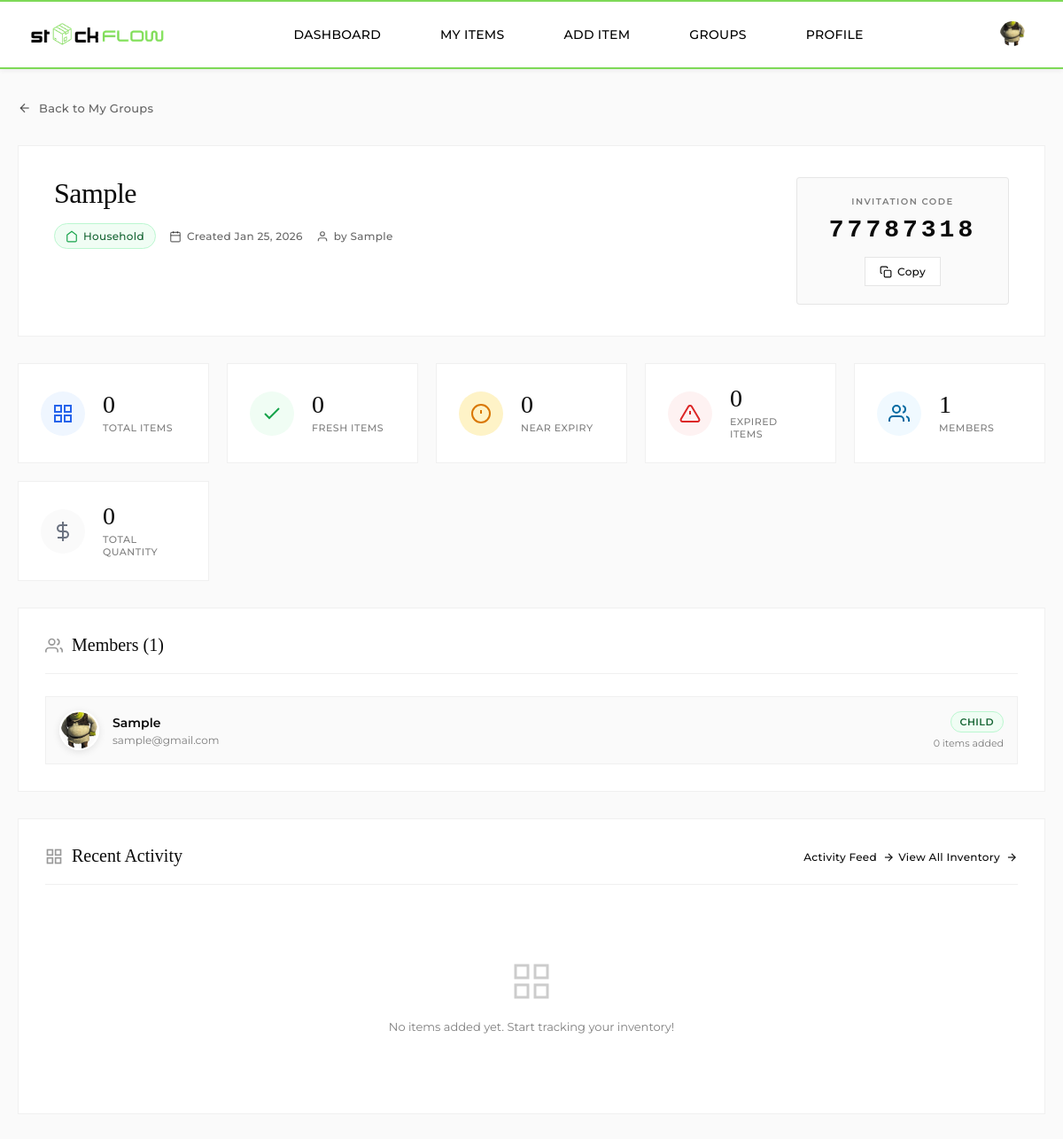
The page /user/customer/groups/group_details.php?id=1 (signed in) on the database its author committed.
### tables this page shows
CREATE TABLE `users` (
  `user_id` int(11) NOT NULL,
  `full_name` varchar(255) NOT NULL,
  `email` varchar(255) NOT NULL,
  `password` varchar(1000) NOT NULL,
  `img_name` varchar(255) DEFAULT NULL,
  `is_active` tinyint(1) DEFAULT 1,
  `last_login` timestamp NULL DEFAULT NULL,
  `role` enum('customer','grocery_admin') DEFAULT 'customer',
  `store_id` int(11) DEFAULT NULL,
  `created_at` timestamp NOT NULL DEFAULT current_timestamp(),
  `updated_at` timestamp NOT NULL DEFAULT current_timestamp() ON UPDATE current_timestamp()
);

CREATE TABLE `groups` (
  `group_id` int(11) NOT NULL,
  `group_name` varchar(255) NOT NULL,
  `group_type` enum('household','co_living','small_business') NOT NULL,
  `created_by` int(11) NOT NULL,
  `invitation_code` varchar(50) DEFAULT NULL,
  `created_at` timestamp NOT NULL DEFAULT current_timestamp()
);

CREATE TABLE `group_members` (
  `member_id` int(11) NOT NULL,
  `group_id` int(11) NOT NULL,
  `user_id` int(11) NOT NULL,
  `member_role` enum('parent','child','staff','member') DEFAULT 'member',
  `joined_at` timestamp NOT NULL DEFAULT current_timestamp()
);

### user/customer/groups/group_details.php (the view, shortened to what the rows shown need)
<?php
require_once __DIR__ . '/../../../includes/config.php';
$conn = getDBConnection();
$group_id = isset($_GET['id']) ? (int)$_GET['id'] : 0;
$group_stmt = $conn->prepare("
    SELECT
        g.group_id,
        g.group_name,
        g.group_type,
        g.invitation_code,
        g.created_at,
        u.full_name as created_by_name,
        COUNT(DISTINCT gm.user_id) as member_count,
        COUNT(DISTINCT ci.item_id) as total_items,
        SUM(CASE
            WHEN ci.expiry_date > DATE_ADD(CURDATE(), INTERVAL 7 DAY) THEN 1
            ELSE 0
        END) as fresh_items,
        SUM(CASE
            WHEN ci.expiry_date <= DATE_ADD(CURDATE(), INTERVAL 7 DAY)
            AND ci.expiry_date >= CURDATE() THEN 1
            ELSE 0
        END) as near_expiry_items,
        SUM(CASE
            WHEN ci.expiry_date < CURDATE() THEN 1
            ELSE 0
        END) as expired_items,
        SUM(ci.quantity) as total_quantity
    FROM groups g
    LEFT JOIN users u ON g.created_by = u.user_id
    LEFT JOIN group_members gm ON g.group_id = gm.group_id
    LEFT JOIN customer_items ci ON g.group_id = ci.group_id
    WHERE g.group_id = ?
    GROUP BY g.group_id
");
$group_stmt->bind_param("i", $group_id);
$group_stmt->execute();
$group = $group_stmt->get_result()->fetch_assoc();
$members_stmt = $conn->prepare("
    SELECT
        gm.member_id,
        gm.user_id,
        gm.member_role,
        gm.joined_at,
        u.full_name,
        u.email,
        u.img_name,
        COUNT(DISTINCT ci.item_id) as items_added
    FROM group_members gm
    JOIN users u ON gm.user_id = u.user_id
    LEFT JOIN customer_items ci ON gm.user_id = ci.created_by AND ci.group_id = ?
    WHERE gm.group_id = ?
    GROUP BY gm.member_id, gm.user_id, gm.member_role, gm.joined_at, u.full_name, u.email, u.img_name
    ORDER BY gm.joined_at ASC
");
$members_stmt->bind_param("ii", $group_id, $group_id);
$members_stmt->execute();
$members = $members_stmt->get_result();
$pageCss = '<link rel="stylesheet" href="' . htmlspecialchars($baseUrl) . '/includes/style/pages/group_details.css">';
require_once __DIR__ . '/../../../includes/header.php';
?>
<main class="group-details-page">
    <div class="group-details-container">
        <div class="group-header">
            <div class="header-content">
                <div class="header-info">
                    <h1 class="group-title"><?php echo htmlspecialchars($group['group_name']); ?></h1>
                    <div class="group-meta">
                        <span class="meta-badge badge-type">
                            <svg width="14" height="14" viewBox="0 0 24 24" fill="none" stroke="currentColor" stroke-width="2">
                                <?php if ($group['group_type'] === 'household'): ?>
                                    <path d="M3 9l9-7 9 7v11a2 2 0 0 1-2 2H5a2 2 0 0 1-2-2z"/>
                                <?php elseif ($group['group_type'] === 'co_living'): ?>
                                    <path d="M17 21v-2a4 4 0 0 0-4-4H5a4 4 0 0 0-4 4v2"/><circle cx="9" cy="7" r="4"/>
                                <?php else: ?>
                                    <rect x="2" y="7" width="20" height="14" rx="2" ry="2"/>
                                <?php endif; ?>
                            </svg>
                            <?php echo ucfirst(str_replace('_', ' ', $group['group_type'])); ?>
                        </span>
                        <span class="meta-item">
                            <svg width="14" height="14" viewBox="0 0 24 24" fill="none" stroke="currentColor" stroke-width="2">
                                <rect x="3" y="4" width="18" height="18" rx="2" ry="2"/><line x1="16" y1="2" x2="16" y2="6"/><line x1="8" y1="2" x2="8" y2="6"/><line x1="3" y1="10" x2="21" y2="10"/>
                            </svg>
                            Created <?php echo date('M d, Y', strtotime($group['created_at'])); ?>
                        </span>
                        <span class="meta-item">
                            <svg width="14" height="14" viewBox="0 0 24 24" fill="none" stroke="currentColor" stroke-width="2">
                                <path d="M20 21v-2a4 4 0 0 0-4-4H8a4 4 0 0 0-4 4v2"/><circle cx="12" cy="7" r="4"/>
                            </svg>
                            by <?php echo htmlspecialchars($group['created_by_name']); ?>
                        </span>
                    </div>
                </div>
                <div class="invitation-card">
                    <div class="invitation-label">Invitation Code</div>
                    <div class="invitation-code"><?php echo $group['invitation_code']; ?></div>
                    <button class="btn-copy" onclick="copyInvitationCode('<?php echo $group['invitation_code']; ?>')">
                        <svg width="14" height="14" viewBox="0 0 24 24" fill="none" stroke="currentColor" stroke-width="2">
                            <rect x="9" y="9" width="13" height="13" rx="2" ry="2"/><path d="M5 15H4a2 2 0 0 1-2-2V4a2 2 0 0 1 2-2h9a2 2 0 0 1 2 2v1"/>
                        </svg>
                        Copy
                    </button>
                </div>
            </div>
        </div>
        <div class="content-grid">
            <div class="section-card">
                <div class="section-header">
                    <h2 class="section-title">
                        <svg width="20" height="20" viewBox="0 0 24 24" fill="none" stroke="currentColor" stroke-width="2">
                            <path d="M17 21v-2a4 4 0 0 0-4-4H5a4 4 0 0 0-4 4v2"/><circle cx="9" cy="7" r="4"/><path d="M23 21v-2a4 4 0 0 0-3-3.87"/><path d="M16 3.13a4 4 0 0 1 0 7.75"/>
                        </svg>
                        Members (<?php echo $group['member_count']; ?>)
                    </h2>
                </div>
                <div class="members-list">
                    <?php while ($member = $members->fetch_assoc()): ?>
                    <div class="member-item">
                        <div class="member-avatar">
                            <?php
                            if (!empty($member['img_name'])) {
                                $profile_pic = htmlspecialchars($baseUrl) . '/images/profile_pictures/' . htmlspecialchars($member['img_name']);
                            } else {
                                $profile_pic = htmlspecialchars($baseUrl) . '/images/profile_pictures/nopfp.jpg';
                            }
                            ?>
                            <img src="<?php echo $profile_pic; ?>"
                                 alt="<?php echo htmlspecialchars($member['full_name']); ?>"
                                 onerror="this.src='<?php echo htmlspecialchars($baseUrl); ?>/images/profile_pictures/nopfp.jpg';">
                        </div>
                        <div class="member-info">
                            <div class="member-name"><?php echo htmlspecialchars($member['full_name']); ?></div>
                            <div class="member-email"><?php echo htmlspecialchars($member['email']); ?></div>
                        </div>
                        <div class="member-meta">
                            <span class="member-role">
                                <?php echo ucfirst($member['member_role']); ?>
                            </span>
                            <span class="member-stats">
                                <?php echo $member['items_added']; ?> items added
                            </span>
                        </div>
                    </div>
                    <?php endwhile; ?>
                </div>
            </div>
            <div class="section-card">
                <div class="section-header">
                    <h2 class="section-title">
                        <svg width="20" height="20" viewBox="0 0 24 24" fill="none" stroke="currentColor" stroke-width="2">
                            <rect x="3" y="3" width="7" height="7"/><rect x="14" y="3" width="7" height="7"/><rect x="14" y="14" width="7" height="7"/><rect x="3" y="14" width="7" height="7"/>
                        </svg>
                        Recent Activity
                    </h2>
                </div>
            </div>
        </div>
    </div>
</main>

### includes/header.php (shortened to what the rows shown need)
<!DOCTYPE html>
<html lang="en">
<head>
    <link rel="stylesheet" href="<?php echo htmlspecialchars($baseUrl); ?>/css/style.css">
    <?php if (isset($pageCss)) echo $pageCss; ?>
    <link rel="stylesheet" href="<?= htmlspecialchars($baseUrl) ?>/includes/style/components/header-extras.css">
</head>
<body>
<?php if (isLoggedIn()):
    $header_user_id = (int) $_SESSION['user_id'];
    $header_stmt = $conn->prepare("SELECT full_name, img_name, role FROM users WHERE user_id = ?");
    $header_stmt->bind_param("i", $header_user_id);
    $header_stmt->execute();
    $header_result = $header_stmt->get_result();
    $header_user = $header_result->fetch_assoc();
    $profile_pic = htmlspecialchars($baseUrl) . '/images/profile_pictures/' . htmlspecialchars($header_user['img_name']);
    $current_role = getCurrentUserRole();
?>
<header class="header-container">
    <div class="header-main">
        <a href="<?= htmlspecialchars($baseUrl) ?>/index.php" class="logo">
            <img src="<?= htmlspecialchars($baseUrl) ?>/assets/logo/logo1.png" alt="StockFlow" class="logo-img">
        </a>
        <nav class="nav-container" id="mobile-nav">
            <ul class="main-nav">
                <?php if ($current_role === 'grocery_admin'): ?>
                    <li><a href="<?= htmlspecialchars($baseUrl) ?>/grocery/grocery_dashboard.php" class="nav-link">Dashboard</a></li>
                    <li><a href="<?= htmlspecialchars($baseUrl) ?>/grocery/items/grocery_items.php" class="nav-link">Inventory</a></li>
                    <li><a href="<?= htmlspecialchars($baseUrl) ?>/grocery/product_catalog/view_product_catalog.php" class="nav-link">Product Catalog</a></li>
                    <li><a href="<?= htmlspecialchars($baseUrl) ?>/grocery/suppliers/view_suppliers.php" class="nav-link">Suppliers</a></li>
                <?php else: ?>
                    <li><a href="<?= htmlspecialchars($baseUrl) ?>/user/dashboard.php" class="nav-link">Dashboard</a></li>
                    <li><a href="<?= htmlspecialchars($baseUrl) ?>/user/customer/item/my_items.php" class="nav-link">My Items</a></li>
                    <li><a href="<?= htmlspecialchars($baseUrl) ?>/user/customer/item/add_item.php" class="nav-link">Add Item</a></li>
                    <li><a href="<?= htmlspecialchars($baseUrl) ?>/user/customer/groups/my_groups.php" class="nav-link">Groups</a></li>
                    <li><a href="<?= htmlspecialchars($baseUrl) ?>/user/profile/profile.php" class="nav-link">Profile</a></li>
                <?php endif; ?>
            </ul>
        </nav>
        <div class="header-actions desktop-only">
            <div class="account-dropdown-wrapper">
                <button class="icon-btn account-dropdown-btn" aria-label="Account" type="button">
                    <img src="<?php echo $profile_pic; ?>"
                         alt="Profile"
                         class="account-profile-img"
                         onerror="this.src='<?php echo htmlspecialchars($baseUrl); ?>/user/images/profile_pictures/nopfp.jpg';">
                </button>
            </div>
        </div>
    </div>
</header>
<?php endif; ?>
</body>
</html>

### rows shown on the page
users: img_name (picture)
groups: group_name "Sample", group_type "Household", created_at "Jan 25, 2026", created_by.full_name "Sample", invitation_code "77787318"
group_members: user.img_name (picture), user.full_name "Sample", user.email "sample@gmail.com", member_role "CHILD", items_added "0"

### other values the page prints
$group['total_items'] "0"
$group['fresh_items'] "0"
$group['near_expiry_items'] "0"
$group['expired_items'] "0"
$group['member_count'] "1"
$group['total_quantity'] "0"
